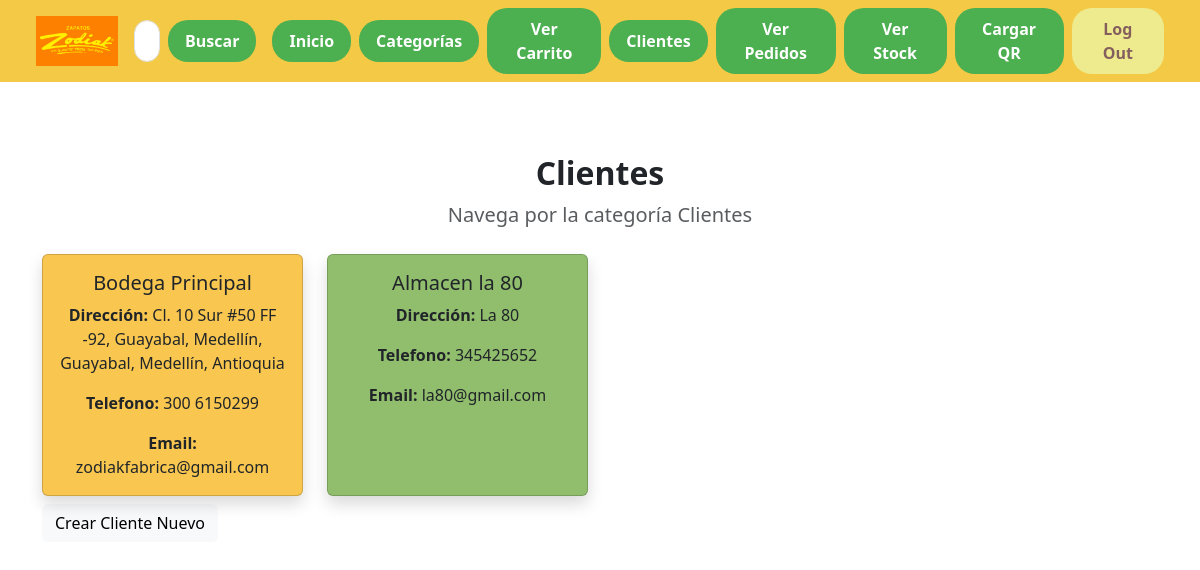
Page /ver_clientes/ (signed in) on the committed database.
### app1/models.py (models this page shows)
class Cliente(models.Model):
    nombre = models.CharField(max_length=100, unique=True)
    direccion = models.CharField(max_length=200)
    telefono = models.CharField(max_length=15)
    correo = models.EmailField()

### app1/views.py (the view)
# urls.py: path("ver_clientes/", VerClientesView.as_view(), name="ver_clientes"),
class VerClientesView(LoginRequiredMixin, ListView):
    model = Cliente
    template_name = 'ver_clientes.html'
    context_object_name = 'clientes'   # <— coincide con tu HTML

### app1/templates/ver_clientes.html
{% extends "base.html" %}
{% load static %}
{% block content %}
<div class="container mt-5">
    <div class="text-center mb-4">
        <h2 class="fw-bold">Clientes</h2>
        <p class="fs-5 text-muted">Navega por la categoría Clientes</p>
    </div>
    <div class="row row-cols-1 row-cols-sm-2 row-cols-md-3 row-cols-lg-4 g-4">
        {% for c in clientes %}
        <div class="col">
            <div class="card h-100 shadow" style="background-color: {% cycle '#f9c74f' '#90be6d' '#f9844a' %};">
                <div class="card-body text-center">
                    <h5 class="card-title">{{ c.nombre }}</h5>
                    <p class="card-text"><b>Dirección:</b> {{ c.direccion }}</p>
                    <p class="card-text"><b>Telefono:</b> {{ c.telefono }}</p>
                    <p class="card-text"><b>Email:</b> {{ c.correo }}</p>
                </div>
            </div>
        </div>
        {% endfor %}
    </div>
    <a href="{% url 'crear_clientes' %}" class="btn btn-light mt-2">Crear Cliente Nuevo</a>
</div>
{% endblock %}

### rows in the picture
Cliente: nombre "Bodega Principal", direccion "Cl. 10 Sur #50 FF -92, Guayabal, Medellín, Guayabal, Medellín, Antioquia", telefono "300 6150299", correo "zodiakfabrica@gmail.com"
Cliente: nombre "Almacen la 80", direccion "La 80", telefono "345425652", correo "la80@gmail.com"
